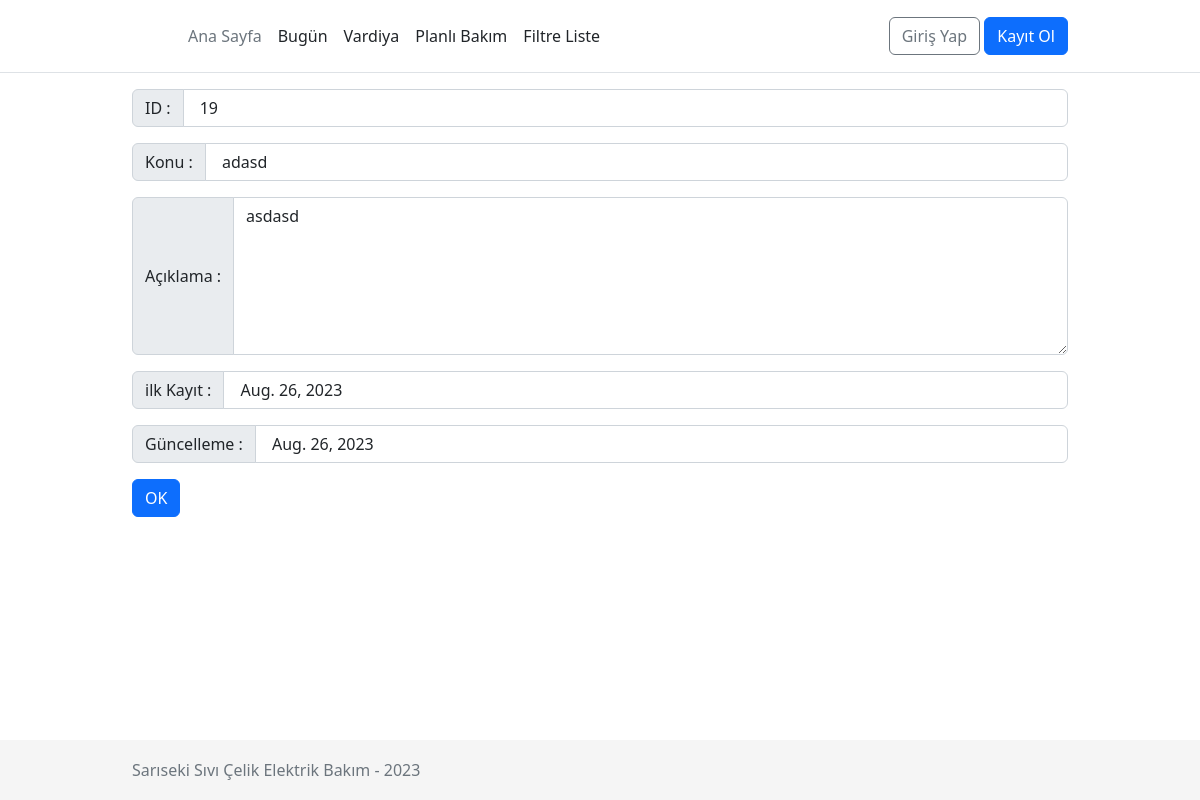
Screenshot of /Works/19/ with the database file from the repository.
### pages/models.py (models this page shows, shortened)
class Work(models.Model):
    id    = models.AutoField(primary_key=True)
    name  = models.CharField(max_length = 100)
    detail  = models.TextField(max_length = 2000, default="")
    dateCreate = models.DateField( auto_now_add=True)
    dateUpdate = models.DateField( auto_now=True)
    class Meta:
        verbose_name = ("Work")
        verbose_name_plural = ("Works")

### pages/views.py (the view)
# urls.py: path('Works/<int:pk>/', WorkDetailView.as_view(), name='Work_detail'),
class WorkDetailView(DetailView):
    model = Work
    template_name = 'work/Work_detail.html'

### templates/work/work_detail.html (shortened to what this page needs)
{% extends '_base.html' %}
{% block content %}
<div class="input-group mb-3">
    <span class="input-group-text" id="basic-addon1">ID : </span>
    <input class="form-control" type="text" value=" {{ object.id }}" aria-label="Disabled input example" readonly>
</div>
<div class="input-group mb-3">
    <span class="input-group-text" id="basic-addon1">Konu : </span>
    <input class="form-control" type="text" value=" {{ object.name }}" aria-label="Disabled input example" readonly>
</div>
<div class="input-group mb-3">
    <span class="input-group-text" id="basic-addon1">Açıklama : </span>
    <textarea class="form-control" id="exampleFormControlTextarea1" rows="6" readonly>{{ object.detail }}</textarea>
</div>
<div class="input-group mb-3">
    <span class="input-group-text" id="basic-addon1"> ilk Kayıt : </span>
    <input class="form-control" type="text" value=" {{ object.dateCreate }}" aria-label="Disabled input example" readonly>
</div>
<div class="input-group mb-3">
    <span class="input-group-text" id="basic-addon1">Güncelleme : </span>
    <input class="form-control" type="text" value=" {{ object.dateUpdate }}" aria-label="Disabled input example" readonly>
</div>
<a href="{% url 'Work_list' %}" class="btn btn-primary " role="button"> OK </a>
{% endblock content %}

### static/css/base.css (style rules this page uses)
html { position: relative; min-height: 100%; font-size: 14px; }
@media (min-width: 768px) { html { font-size: 16px; } }
body { margin-bottom: 60px; }

### rows the page displays
Work: id "19", name "adasd", detail "asdasd", dateCreate "Aug. 26, 2023", dateUpdate "Aug. 26, 2023"
